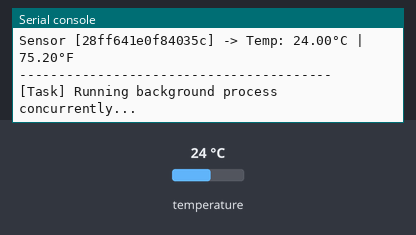
This program was run on a simulated ESP32 board running MicroPython. Parts: the last lines printed to the serial console. The inputs (shaded band) are chosen by the test bench; at power-on: temperature 24 °C.

Above: at 1.2 s.
1.3 s: temperature set to 12 °C
At 3.85 s:
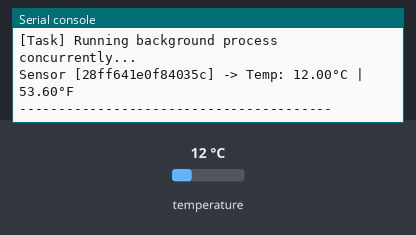
4.9 s: temperature set to 19 °C
At 5.8 s:
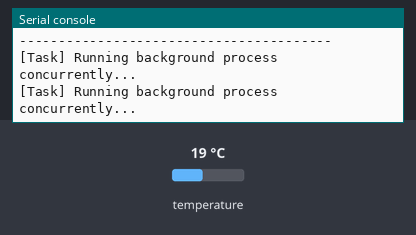
Timing chart, 0 to 7.9 s (numbered marks = the images above; inputs shaded):
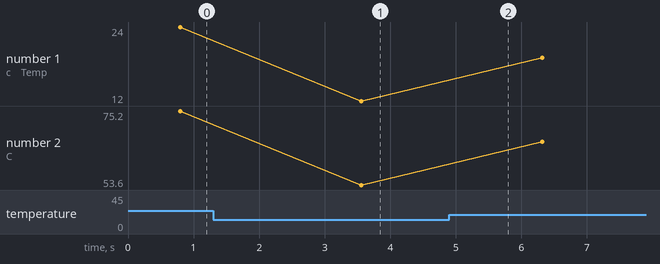

The program:

DS18B20.py
```python
import asyncio
from machine import Pin
import onewire
import ds18x20

# 1. Initialize the GPIO pin and the OneWire bus
data_pin = Pin(4)
ow = onewire.OneWire(data_pin)

# 2. Create the DS18X20 sensor driver object
ds_sensor = ds18x20.DS18X20(ow)

async def read_temperature():
    # 3. Scan the bus to find all connected Dallas sensors
    print("Scanning for 1-Wire devices...")
    roms = ds_sensor.scan()
    print(f"Found {len(roms)} Dallas temperature sensor(s).")

    if not roms:
        print("No sensors found. Check your wiring and pull-up resistor.")
        return

    # 4. Continuous asynchronous reading loop
    while True:
        try:
            # Start temperature conversion across all sensors
            ds_sensor.convert_temp()

            # Yield control to the event loop during the 750ms conversion time
            await asyncio.sleep_ms(750)

            # Read data from each discovered sensor
            for rom in roms:
                rom_address = ''.join(['{:02x}'.format(b) for b in rom])
                temp_c = ds_sensor.read_temp(rom)
                temp_f = (temp_c * 9/5) + 32

                print(f"Sensor [{rom_address}] -> Temp: {temp_c:.2f}°C | {temp_f:.2f}°F")

        except Exception as e:
            print("Error reading sensor:", e)

        print("-" * 40)
        # Yield control for 2 seconds before the next reading loop
        await asyncio.sleep(2)

async def other_background_task():
    # Example task running concurrently alongside the temperature readings
    while True:
        print("[Task] Running background process concurrently...")
        await asyncio.sleep(1)

async def main():
    # Start both tasks concurrently
    await asyncio.gather(
        read_temperature(),
        other_background_task()
    )

# Start the event loop
try:
    asyncio.run(main())
except KeyboardInterrupt:
    print("Program stopped by user.")
```

Measured:
- after the input at 1.3 s, the serial console: prints a new line after 2.3 s (image 1)
- plotted number 1: 24 → 12 after the input at 1.3 s, 12 → 19 after the input at 4.9 s
- plotted number 2: 75.2 → 53.6 after the input at 1.3 s, 53.6 → 66.2 after the input at 4.9 s
